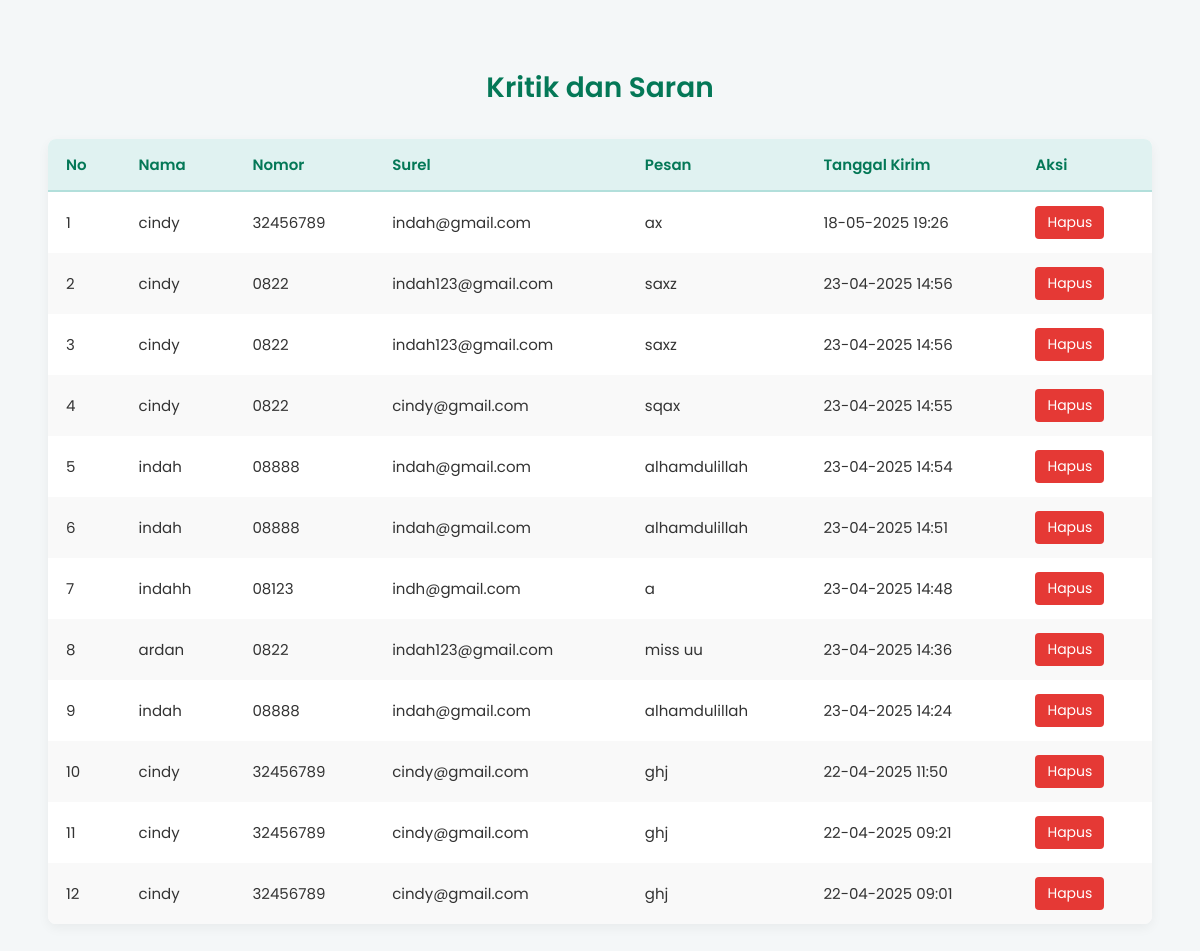
Screenshot of /index.php/admin/pesan_ortu with the database file from the repository.
### tables this page shows
CREATE TABLE `pesan_ortu` (
  `id` int(11) NOT NULL,
  `nama` varchar(100) NOT NULL,
  `nomor` varchar(20) DEFAULT NULL,
  `surel` varchar(100) DEFAULT NULL,
  `pesan` text NOT NULL,
  `tanggal_kirim` datetime DEFAULT current_timestamp()
);

### application/controllers/Admin.php (called while the page is built, shortened)
<?php
class Admin extends CI_Controller {
    public function __construct() {
        $this->load->model('Pesan_model');
    }
    public function pesan_ortu() {
        $data['judul'] = 'Pesan dari Orang Tua';
        $data['pesan'] = $this->Pesan_model->get_all_pesan();
        $this->load->view('admin/pesan_ortu', $data);
    }
}

### index.php (called while the page is built, shortened)
<?php
require_once BASEPATH.'core/CodeIgniter.php';

### application/models/Pesan_model.php (called while the page is built, shortened)
<?php
class Pesan_model extends CI_Model {
    public function get_all_pesan() {
        return $this->db->order_by('tanggal_kirim', 'DESC')->get('pesan_ortu')->result();
    }
}

### application/views/admin/pesan_ortu.php (the view, shortened to what this page needs)
<!DOCTYPE html>
<html>
<head>
    <link rel="stylesheet" type="text/css" href="<?= base_url('assets/css/admin.css') ?>">
</head>
<body>
    <h1>Kritik dan Saran</h1>
    <table>
        <thead>
            <tr>
                <th>No</th>
                <th>Nama</th>
                <th>Nomor</th>
                <th>Surel</th>
                <th>Pesan</th>
                <th>Tanggal Kirim</th>
                <th>Aksi</th>
            </tr>
        </thead>
        <tbody>
            <?php if (!empty($pesan)) : ?>
                <?php $no = 1; foreach ($pesan as $p) : ?>
                    <tr>
                        <td><?= $no++ ?></td>
                        <td><?= htmlspecialchars($p->nama) ?></td>
                        <td><?= htmlspecialchars($p->nomor) ?></td>
                        <td><?= htmlspecialchars($p->surel) ?></td>
                        <td><?= nl2br(htmlspecialchars($p->pesan)) ?></td>
                        <td><?= date('d-m-Y H:i', strtotime($p->tanggal_kirim)) ?></td>
                        <td>
                            <a href="<?= site_url('admin/hapus/' . $p->id); ?>"
                                onclick="return confirm('Yakin ingin menghapus data ini?');"
                                class="btn-hapus">Hapus</a>
                        </td>
                    </tr>
                <?php endforeach; ?>
                <?php else : ?>
                <tr><td colspan="6">Belum ada pesan.</td></tr>
            <?php endif; ?>
        </tbody>
    </table>
</body>
</html>

### assets/css/admin.css (style rules this page uses)
body { font-family: 'Poppins', sans-serif; padding: 40px; background-color: #f4f7f8; color: #333; }
h1 { font-size: 28px; font-weight: 600; color: #047857; margin-bottom: 30px; text-align: center; }
table { border-collapse: collapse; width: 100%; background-color: white; border-radius: 8px; overflow: hidden; box-shadow: 0 4px 12px rgba(0,0,0,0.05); }
th, td { padding: 14px 18px; text-align: left; font-size: 15px; color: #333; white-space: nowrap; }
th { background-color: #e0f2f1; font-weight: 600; color: #047857; border-bottom: 2px solid #b2dfdb; }
tr:nth-child(even) { background-color: #f9f9f9; }
.btn-hapus { background-color: #e53935; color: white; padding: 6px 12px; text-decoration: none; border-radius: 4px; font-size: 14px; display: inline-block; }

### rows the page displays
pesan_ortu: nama "cindy", nomor "32456789", surel "indah@gmail.com", pesan "ax", tanggal_kirim "18-05-2025 19:26"
pesan_ortu: nama "cindy", nomor "0822", surel "indah123@gmail.com", pesan "saxz", tanggal_kirim "23-04-2025 14:56"
pesan_ortu: nama "cindy", nomor "0822", surel "indah123@gmail.com", pesan "saxz", tanggal_kirim "23-04-2025 14:56"
pesan_ortu: nama "cindy", nomor "0822", surel "cindy@gmail.com", pesan "sqax", tanggal_kirim "23-04-2025 14:55"
pesan_ortu: nama "indah", nomor "08888", surel "indah@gmail.com", pesan "alhamdulillah", tanggal_kirim "23-04-2025 14:54"
pesan_ortu: nama "indah", nomor "08888", surel "indah@gmail.com", pesan "alhamdulillah", tanggal_kirim "23-04-2025 14:51"
pesan_ortu: nama "indahh", nomor "08123", surel "indh@gmail.com", pesan "a", tanggal_kirim "23-04-2025 14:48"
pesan_ortu: nama "ardan", nomor "0822", surel "indah123@gmail.com", pesan "miss uu", tanggal_kirim "23-04-2025 14:36"
pesan_ortu: nama "indah", nomor "08888", surel "indah@gmail.com", pesan "alhamdulillah", tanggal_kirim "23-04-2025 14:24"
pesan_ortu: nama "cindy", nomor "32456789", surel "cindy@gmail.com", pesan "ghj", tanggal_kirim "22-04-2025 11:50"
pesan_ortu: nama "cindy", nomor "32456789", surel "cindy@gmail.com", pesan "ghj", tanggal_kirim "22-04-2025 09:21"
pesan_ortu: nama "cindy", nomor "32456789", surel "cindy@gmail.com", pesan "ghj", tanggal_kirim "22-04-2025 09:01"
